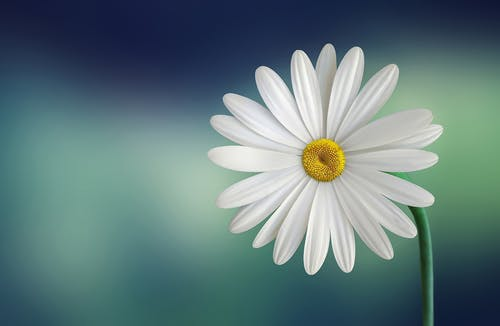
#> input picture picture.png, 500 x 326 px
$ python main.py
#> lines starting #> are read from the running program, lines starting #| are printed output that depends on the picture
from PIL import Image

# Relative Path
img = Image.open("picture.png")
#> img is the input picture: PIL image 500x326 RGB; mean R, G, B 97.1, 122.1, 123.6

# transposing image
transposed_img = img.transpose(Image.FLIP_LEFT_RIGHT)
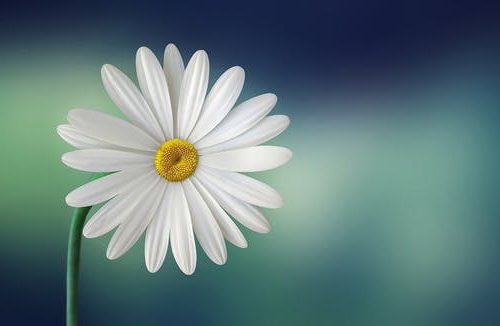
#> transposed_img: PIL image 500x326 RGB; mean R, G, B 97.1, 122.1, 123.6

# Save transposed image
transposed_img.save("transposed.jpg")
transposed_img.show()
